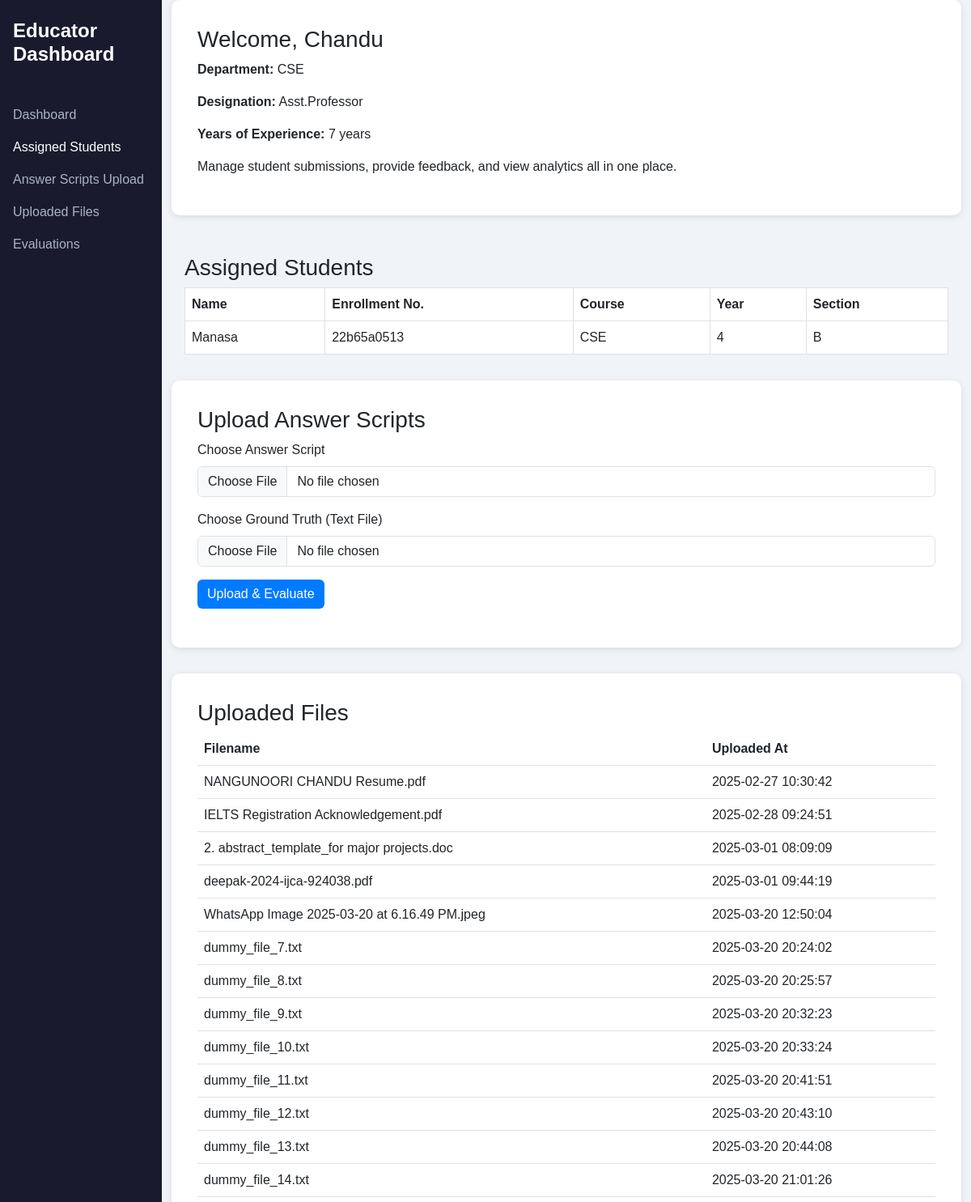
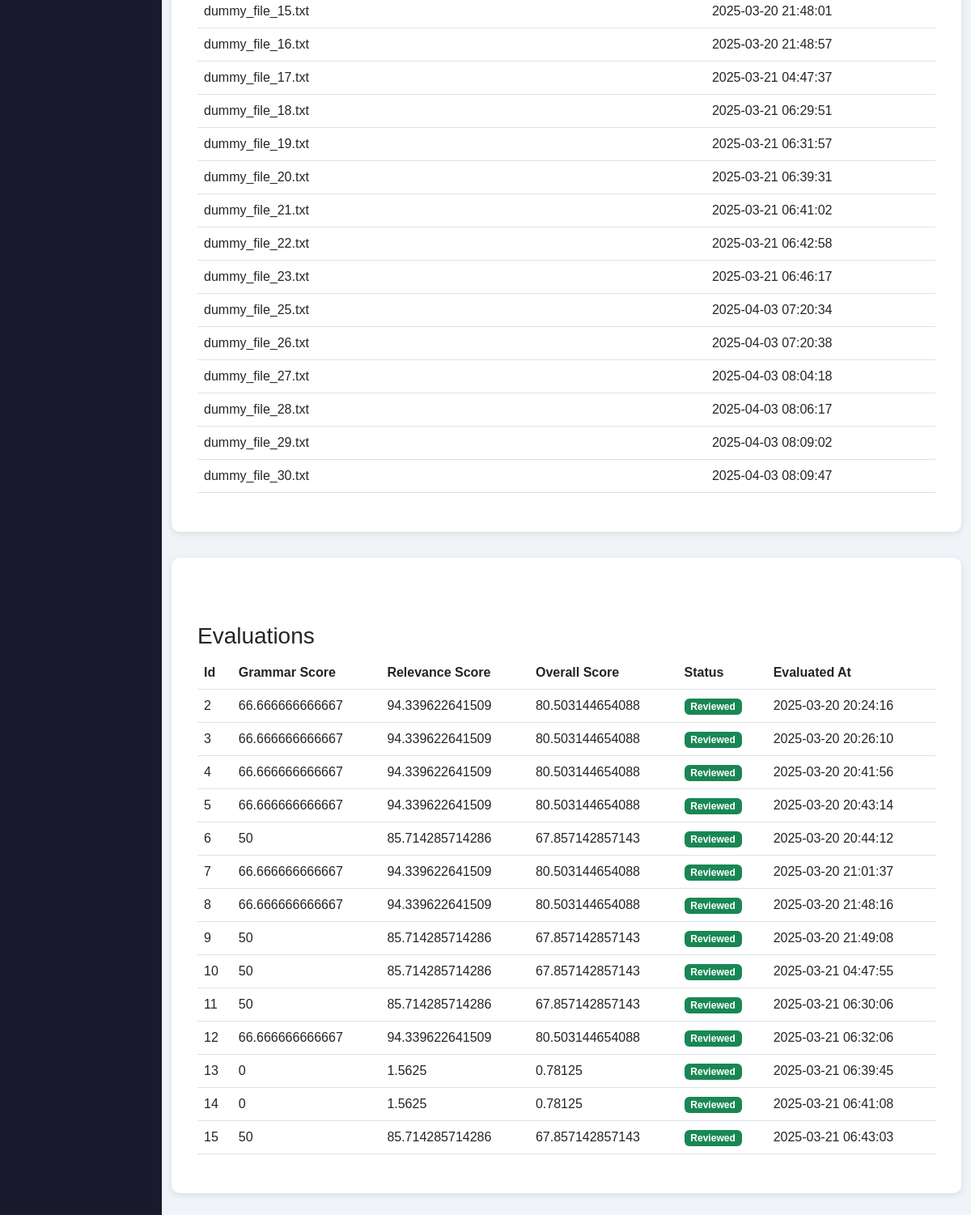
The app's page /dashboard/educator.php (signed in) with its own data (2 pictures, top to bottom).
### tables this page shows
CREATE TABLE `educator_profiles` (
  `id` int(11) NOT NULL,
  `user_id` int(11) NOT NULL,
  `department` varchar(100) NOT NULL,
  `designation` varchar(100) NOT NULL,
  `experience_years` int(11) NOT NULL DEFAULT 0,
  `created_at` timestamp NOT NULL DEFAULT current_timestamp()
);

CREATE TABLE `users` (
  `id` int(11) NOT NULL,
  `username` varchar(50) NOT NULL,
  `email` varchar(100) NOT NULL,
  `password` varchar(255) NOT NULL,
  `role` enum('student','educator','admin') NOT NULL DEFAULT 'student',
  `created_at` timestamp NOT NULL DEFAULT current_timestamp()
);

CREATE TABLE `student_profiles` (
  `id` int(11) NOT NULL,
  `user_id` int(11) NOT NULL,
  `enrollment_number` varchar(50) NOT NULL,
  `course` varchar(100) NOT NULL,
  `year` int(11) NOT NULL,
  `section` varchar(10) NOT NULL DEFAULT 'Unknown',
  `created_at` timestamp NOT NULL DEFAULT current_timestamp(),
  `educator_id` int(11) DEFAULT NULL
);

CREATE TABLE `educator_uploads` (
  `id` int(11) NOT NULL,
  `user_id` int(11) NOT NULL,
  `filename` varchar(255) NOT NULL,
  `uploaded_at` timestamp NOT NULL DEFAULT current_timestamp()
);

CREATE TABLE `evaluations` (
  `id` int(11) NOT NULL,
  `upload_id` int(11) NOT NULL,
  `title` varchar(255) NOT NULL,
  `student_id` int(11) NOT NULL,
  `educator_id` int(11) NOT NULL,
  `grammar_score` double NOT NULL,
  `relevance_score` double NOT NULL,
  `overall_score` double NOT NULL,
  `status` enum('Pending','Reviewed') NOT NULL DEFAULT 'Pending',
  `evaluated_at` timestamp NOT NULL DEFAULT current_timestamp()
);

### dashboard/educator.php (the view, shortened to what this page needs)
<?php
include "../includes/db.php";
$user_id = $_SESSION["user_id"];
$sql = "SELECT u.username, e.department, e.designation, e.experience_years
        FROM users u
        JOIN educator_profiles e ON u.id = e.user_id
        WHERE u.id = ?";
$stmt = $conn->prepare($sql);
$stmt->bind_param("i", $user_id);
$stmt->execute();
$stmt->bind_result($educator_name, $department, $designation, $experience_years);
$sql_students = "SELECT u.username, s.enrollment_number, s.course, s.year, s.section
                 FROM users u
                 JOIN student_profiles s ON u.id = s.user_id
                 WHERE s.educator_id = ?";
$stmt_students = $conn->prepare($sql_students);
$stmt_students->bind_param("i", $user_id);
$stmt_students->execute();
$result_students = $stmt_students->get_result();
$sql_evaluations = "SELECT e.id, e.upload_id, e.title, e.student_id, e.grammar_score, e.relevance_score, e.overall_score, e.status, e.evaluated_at
                    FROM evaluations e
                    WHERE e.educator_id = ?";
$stmt_evaluations = $conn->prepare($sql_evaluations);
$stmt_evaluations->bind_param("i", $user_id);
$stmt_evaluations->execute();
$result_evaluations = $stmt_evaluations->get_result();
?>
<!DOCTYPE html>
<html lang="en">
<head>
  <link href="https://cdn.jsdelivr.net/npm/bootstrap@5.3.0/dist/css/bootstrap.min.css" rel="stylesheet">
</head>
<body>
  <div class="container-fluid">
    <div class="row">
      <nav class="col-md-2 d-none d-md-block sidebar">
        <a href="../Front.html"><h4 style="color:white;">Educator Dashboard</h4></a>
        <ul class="nav flex-column">
          <li class="nav-item">
            <a class="nav-link" href="#dashboard">Dashboard</a>
          </li>
          <li class="nav-item">
            <a class="nav-link text-white" href="#students">Assigned Students</a>
        </li>
        <li class="nav-item">
            <a class="nav-link" href="#ans-scripts">Answer Scripts Upload</a>
          </li>
          <li class="nav-item">
            <a class="nav-link" href="#uploadFile">Uploaded Files</a>
          </li>
          <li class="nav-item">
            <a class="nav-link" href="#evaluations">Evaluations</a>
          </li>
        </ul>
      </nav>
      <main class="col-md-10 ms-sm-auto">
        <section id="dashboard" class="main-content">
            <h3>Welcome, <?php echo htmlspecialchars($educator_name); ?></h3>
            <p><strong>Department:</strong> <?php echo htmlspecialchars($department); ?></p>
            <p><strong>Designation:</strong> <?php echo htmlspecialchars($designation); ?></p>
            <p><strong>Years of Experience:</strong> <?php echo htmlspecialchars($experience_years); ?> years</p>
          <p>Manage student submissions, provide feedback, and view analytics all in one place.</p>
        </section>
         <section id="students" class="p-3">
          <h3>Assigned Students</h3>
          <table class="table table-bordered">
            <thead>
              <tr>
                <th>Name</th>
                <th>Enrollment No.</th>
                <th>Course</th>
                <th>Year</th>
                <th>Section</th>
              </tr>
            </thead>
            <tbody>
              <?php while ($row = $result_students->fetch_assoc()) { ?>
                <tr>
                  <td><?php echo htmlspecialchars($row['username']); ?></td>
                  <td><?php echo htmlspecialchars($row['enrollment_number']); ?></td>
                  <td><?php echo htmlspecialchars($row['course']); ?></td>
                  <td><?php echo htmlspecialchars($row['year']); ?></td>
                  <td><?php echo htmlspecialchars($row['section']); ?></td>
                </tr>
              <?php } ?>
            </tbody>
          </table>
        </section>
      <section id="ans-scripts" class="main-content">
    <h3>Upload Answer Scripts</h3>
    <form id="answerScriptForm" enctype="multipart/form-data">
        <div class="mb-3">
            <label for="answerscript" class="form-label">Choose Answer Script</label>
            <input type="file" class="form-control" id="answerscript" name="answer_script" required>
        </div>
        <div class="mb-3">
            <label for="groundtruth" class="form-label">Choose Ground Truth (Text File)</label>
            <input type="file" class="form-control" id="groundtruth" name="ground_truth" required>
        </div>
        <button type="submit" class="btn btn-primary">Upload & Evaluate</button>
    </form>
</section>
<section class="main-content">
        <h3>Uploaded Files</h3>
        <table class="table">
            <thead>
                <tr>
                    <th>Filename</th>
                    <th>Uploaded At</th>
                </tr>
            </thead>
            <tbody>
                <?php
                $sql = "SELECT filename, uploaded_at FROM educator_uploads WHERE user_id = ?";
                $stmt = $conn->prepare($sql);
                $stmt->bind_param("i", $user_id);
                $stmt->execute();
                $result = $stmt->get_result();
                while ($row = $result->fetch_assoc()) {
                    echo "<tr>
                            <td>" . htmlspecialchars($row['filename']) . "</td>
                            <td>" . htmlspecialchars($row['uploaded_at']) . "</td>
                          </tr>";
                }
                ?>
            </tbody>
        </table>
    </section>
  <section id="evaluations" class="main-content">
    <h3 class="mt-5">Evaluations</h3>
    <table class="table">
        <thead>
            <tr>
                <th>Id</th>
                <th>Grammar Score</th>
                <th>Relevance Score</th>
                <th>Overall Score</th>
                <th>Status</th>
                <th>Evaluated At</th>
            </tr>
        </thead>
        <tbody>
            <?php while ($row = $result_evaluations->fetch_assoc()) { ?>
                <tr>
                    <td><?php echo htmlspecialchars($row['id']); ?></td>
                    <td><?php echo htmlspecialchars($row['grammar_score']); ?></td>
                    <td><?php echo htmlspecialchars($row['relevance_score']); ?></td>
                    <td><?php echo htmlspecialchars($row['overall_score']); ?></td>
                    <td><span class="badge bg-<?php echo ($row['status'] == 'Reviewed' ? 'success' : 'warning'); ?>"><?php echo htmlspecialchars($row['status']); ?></span></td>
                    <td><?php echo htmlspecialchars($row['evaluated_at']); ?></td>
                </tr>
            <?php } ?>
        </tbody>
    </table>
    </section>
      </main>
    </div>
  </div>
</body>
</html>

### dashboard/educator.php (style rules this page uses)
body { font-family: 'Arial', sans-serif; background-color: #f0f4f8; }
.sidebar { height: auto; background-color: #1a1a2e; color: #fff; padding: 1rem; }
.sidebar a { color: #a9b3c1; text-decoration: none; display: block; padding: 0.5rem 0; border-radius: 5px; }
.sidebar h4 { font-weight: bold; margin-bottom: 2rem; }
.main-content { padding: 2rem; background-color: #ffffff; border-radius: 10px; box-shadow: 0 2px 8px rgba(0, 0, 0, 0.1); margin-bottom: 2rem; }
.btn-primary { background-color: #007bff; border: none; }

### records on screen
educator_profiles: user.username "Chandu", department "CSE", designation "Asst.Professor", experience_years "7"
student_profiles: user.username "Manasa", enrollment_number "22b65a0513", course "CSE", year "4", section "B"
educator_uploads: filename "NANGUNOORI CHANDU Resume.pdf", uploaded_at "2025-02-27 10:30:42"
educator_uploads: filename "IELTS Registration Acknowledgement.pdf", uploaded_at "2025-02-28 09:24:51"
educator_uploads: filename "2. abstract_template_for major projects.doc", uploaded_at "2025-03-01 08:09:09"
educator_uploads: filename "deepak-2024-ijca-924038.pdf", uploaded_at "2025-03-01 09:44:19"
educator_uploads: filename "WhatsApp Image 2025-03-20 at 6.16.49 PM.jpeg", uploaded_at "2025-03-20 12:50:04"
educator_uploads: filename "dummy_file_7.txt", uploaded_at "2025-03-20 20:24:02"
educator_uploads: filename "dummy_file_8.txt", uploaded_at "2025-03-20 20:25:57"
educator_uploads: filename "dummy_file_9.txt", uploaded_at "2025-03-20 20:32:23"
educator_uploads: filename "dummy_file_10.txt", uploaded_at "2025-03-20 20:33:24"
educator_uploads: filename "dummy_file_11.txt", uploaded_at "2025-03-20 20:41:51"
educator_uploads: filename "dummy_file_12.txt", uploaded_at "2025-03-20 20:43:10"
educator_uploads: filename "dummy_file_13.txt", uploaded_at "2025-03-20 20:44:08"
educator_uploads: filename "dummy_file_14.txt", uploaded_at "2025-03-20 21:01:26"
educator_uploads: filename "dummy_file_15.txt", uploaded_at "2025-03-20 21:48:01"
educator_uploads: filename "dummy_file_16.txt", uploaded_at "2025-03-20 21:48:57"
educator_uploads: filename "dummy_file_17.txt", uploaded_at "2025-03-21 04:47:37"
educator_uploads: filename "dummy_file_18.txt", uploaded_at "2025-03-21 06:29:51"
educator_uploads: filename "dummy_file_19.txt", uploaded_at "2025-03-21 06:31:57"
educator_uploads: filename "dummy_file_20.txt", uploaded_at "2025-03-21 06:39:31"
educator_uploads: filename "dummy_file_21.txt", uploaded_at "2025-03-21 06:41:02"
educator_uploads: filename "dummy_file_22.txt", uploaded_at "2025-03-21 06:42:58"
educator_uploads: filename "dummy_file_23.txt", uploaded_at "2025-03-21 06:46:17"
educator_uploads: filename "dummy_file_25.txt", uploaded_at "2025-04-03 07:20:34"
educator_uploads: filename "dummy_file_26.txt", uploaded_at "2025-04-03 07:20:38"
educator_uploads: filename "dummy_file_27.txt", uploaded_at "2025-04-03 08:04:18"
educator_uploads: filename "dummy_file_28.txt", uploaded_at "2025-04-03 08:06:17"
educator_uploads: filename "dummy_file_29.txt", uploaded_at "2025-04-03 08:09:02"
educator_uploads: filename "dummy_file_30.txt", uploaded_at "2025-04-03 08:09:47"
evaluations: id "2", grammar_score "66.666666666667", relevance_score "94.339622641509", overall_score "80.503144654088", status "Reviewed", evaluated_at "2025-03-20 20:24:16"
evaluations: id "3", grammar_score "66.666666666667", relevance_score "94.339622641509", overall_score "80.503144654088", status "Reviewed", evaluated_at "2025-03-20 20:26:10"
evaluations: id "4", grammar_score "66.666666666667", relevance_score "94.339622641509", overall_score "80.503144654088", status "Reviewed", evaluated_at "2025-03-20 20:41:56"
evaluations: id "5", grammar_score "66.666666666667", relevance_score "94.339622641509", overall_score "80.503144654088", status "Reviewed", evaluated_at "2025-03-20 20:43:14"
evaluations: id "6", grammar_score "50", relevance_score "85.714285714286", overall_score "67.857142857143", status "Reviewed", evaluated_at "2025-03-20 20:44:12"
evaluations: id "7", grammar_score "66.666666666667", relevance_score "94.339622641509", overall_score "80.503144654088", status "Reviewed", evaluated_at "2025-03-20 21:01:37"
evaluations: id "8", grammar_score "66.666666666667", relevance_score "94.339622641509", overall_score "80.503144654088", status "Reviewed", evaluated_at "2025-03-20 21:48:16"
evaluations: id "9", grammar_score "50", relevance_score "85.714285714286", overall_score "67.857142857143", status "Reviewed", evaluated_at "2025-03-20 21:49:08"
evaluations: id "10", grammar_score "50", relevance_score "85.714285714286", overall_score "67.857142857143", status "Reviewed", evaluated_at "2025-03-21 04:47:55"
evaluations: id "11", grammar_score "50", relevance_score "85.714285714286", overall_score "67.857142857143", status "Reviewed", evaluated_at "2025-03-21 06:30:06"
evaluations: id "12", grammar_score "66.666666666667", relevance_score "94.339622641509", overall_score "80.503144654088", status "Reviewed", evaluated_at "2025-03-21 06:32:06"
evaluations: id "13", grammar_score "0", relevance_score "1.5625", overall_score "0.78125", status "Reviewed", evaluated_at "2025-03-21 06:39:45"
evaluations: id "14", grammar_score "0", relevance_score "1.5625", overall_score "0.78125", status "Reviewed", evaluated_at "2025-03-21 06:41:08"
evaluations: id "15", grammar_score "50", relevance_score "85.714285714286", overall_score "67.857142857143", status "Reviewed", evaluated_at "2025-03-21 06:43:03"
